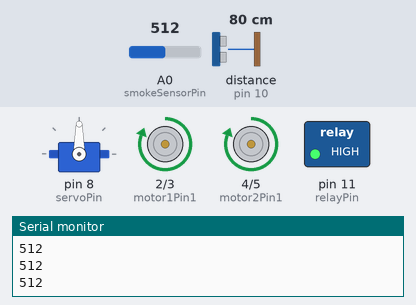
Recording of a sketch running on a simulated Arduino Uno, built with avr-gcc and run on an emulated ATmega328P. On the bench: servo, motor-driver pin pairs drawn as motors (green arrow = first pin HIGH = forward, orange = second pin HIGH = backward, longer = more drive, scaled by the enable pin), switched loads named in the sketch (green lamp = pin HIGH), the last lines printed to the serial monitor. Wiring (inferred from the names in the program): ultrasonic range finder: trigger pin 9; echo pin 10. Inputs (shaded band) come from the test bench; at power-on: distance to the obstacle (sensor on pin 10) 80 cm, A0 (smokeSensorPin) = 512. The echo pulse lasts 58.3 µs per cm; pins used as bus, display or sensor lines are not drawn.

Above: at 1.2 s.
1.3 s: distance to the obstacle (sensor on pin 10) set to 23 cm
2.8 s: distance to the obstacle (sensor on pin 10) set to 18 cm
At 3.2 s:
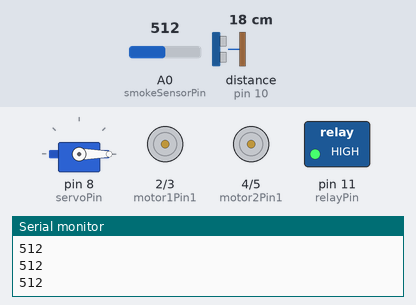
5.8 s: A0 (smokeSensorPin) set to 316
8.8 s: A0 (smokeSensorPin) set to 284
At 9.8 s:
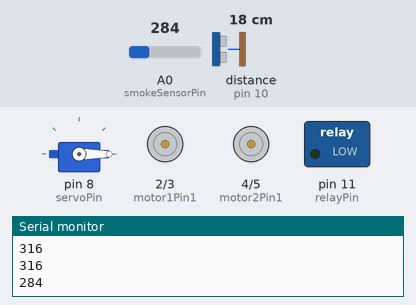
11.8 s: distance to the obstacle (sensor on pin 10) set to 35 cm
At 13.5 s:
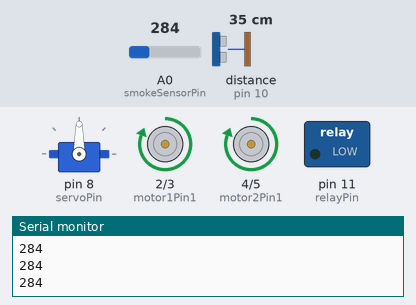
14.2 s: distance to the obstacle (sensor on pin 10) set to 2 cm
At 15.1 s:
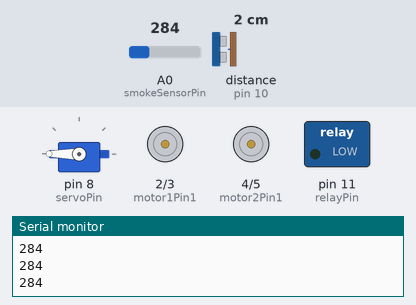
Timing chart, 0 to 18.2 s (numbered marks = the images above; inputs shaded):
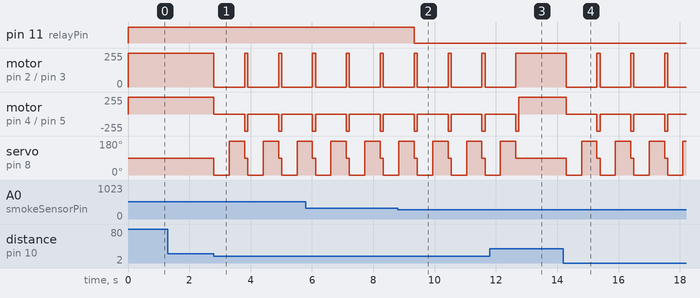

Measured:
- the behaviour switches between 21 and 20 cm on distance to the obstacle (sensor on pin 10) (found by bisection; images 0 and 1)
- the behaviour switches between 301 and 300 on A0 (smokeSensorPin) (found by bisection; images 1 and 2)
- after the input at 2.8 s, motor on pin 2 (motor1Pin1) / pin 3 (motor1Pin2): alternates forward 255/255 for 0.10 s and stopped for 1.0 s, starting at once; motor on pin 4 (motor2Pin1) / pin 5 (motor2Pin2): alternates backward 255/255 for 0.10 s and stopped for 1.0 s, starting at once
- after the input at 8.8 s, pin 11 (relayPin): HIGH → LOW after 0.53 s
- after the input at 11.8 s, motor on pin 2 (motor1Pin1) / pin 3 (motor1Pin2): goes on until 12.6 s, then stays forward 255/255; servo on pin 8 (servoPin): goes on until 12.6 s, then stays 90°
- after the input at 14.2 s, motor on pin 2 (motor1Pin1) / pin 3 (motor1Pin2): alternates forward 255/255 for 0.10 s and stopped for 1.0 s, starting after 0.09 s; motor on pin 4 (motor2Pin1) / pin 5 (motor2Pin2): alternates backward 255/255 for 0.10 s and stopped for 1.0 s, starting after 0.09 s

The sketch:

main.ino
```cpp
#include <Servo.h>

const int trigPin = 9;
const int echoPin = 10;

const int motor1Pin1 = 2;
const int motor1Pin2 = 3;
const int motor2Pin1 = 4;
const int motor2Pin2 = 5;
const int enable1Pin = 6;
const int enable2Pin = 7;

const int servoPin = 8;

const int distanceThreshold = 20;

const int smokeSensorPin = A0;
const int relayPin = 11;

const int smokeThreshold = 300;

Servo myServo;

void setup() {
  Serial.begin(9600);

  pinMode(motor1Pin1, OUTPUT);
  pinMode(motor1Pin2, OUTPUT);
  pinMode(motor2Pin1, OUTPUT);
  pinMode(motor2Pin2, OUTPUT);
  pinMode(enable1Pin, OUTPUT);
  pinMode(enable2Pin, OUTPUT);

  pinMode(trigPin, OUTPUT);
  pinMode(echoPin, INPUT);

  myServo.attach(servoPin);
  myServo.write(90); // Set servo to face forward

  pinMode(smokeSensorPin, INPUT);

  pinMode(relayPin, OUTPUT);
  digitalWrite(relayPin, LOW); // Turn off the motor pump initially
}

void loop() {
  // Obstacle avoiding logic
  int distance = getDistance();

  if (distance < distanceThreshold) {
    stopCar();
    myServo.write(0); // Look left
    delay(500);
    int distanceLeft = getDistance();
    myServo.write(180); // Look right
    delay(500);
    int distanceRight = getDistance();
    myServo.write(90); // Face forward

    if (distanceLeft > distanceRight) {
      turnLeft();
    } else {
      turnRight();
    }
  } else {
    moveForward();
  }

  int smokeLevel = analogRead(smokeSensorPin);
  Serial.println(smokeLevel);

  if (smokeLevel > smokeThreshold) {
    digitalWrite(relayPin, HIGH); // Turn on the motor pump
  } else {
    digitalWrite(relayPin, LOW); // Turn off the motor pump
  }

  delay(100);
}

int getDistance() {
  digitalWrite(trigPin, LOW);
  delayMicroseconds(2);
  digitalWrite(trigPin, HIGH);
  delayMicroseconds(10);
  digitalWrite(trigPin, LOW);

  long duration = pulseIn(echoPin, HIGH);
  int distance = duration * 0.034 / 2;

  return distance;
}

void moveForward() {
  digitalWrite(motor1Pin1, HIGH);
  digitalWrite(motor1Pin2, LOW);
  digitalWrite(motor2Pin1, HIGH);
  digitalWrite(motor2Pin2, LOW);
  analogWrite(enable1Pin, 255);
  analogWrite(enable2Pin, 255);
}

void turnLeft() {
  digitalWrite(motor1Pin1, LOW);
  digitalWrite(motor1Pin2, HIGH);
  digitalWrite(motor2Pin1, HIGH);
  digitalWrite(motor2Pin2, LOW);
  analogWrite(enable1Pin, 255);
  analogWrite(enable2Pin, 255);
}

void turnRight() {
  digitalWrite(motor1Pin1, HIGH);
  digitalWrite(motor1Pin2, LOW);
  digitalWrite(motor2Pin1, LOW);
  digitalWrite(motor2Pin2, HIGH);
  analogWrite(enable1Pin, 255);
  analogWrite(enable2Pin, 255);
}

void stopCar() {
  digitalWrite(motor1Pin1, LOW);
  digitalWrite(motor1Pin2, LOW);
  digitalWrite(motor2Pin1, LOW);
  digitalWrite(motor2Pin2, LOW);
}
```
